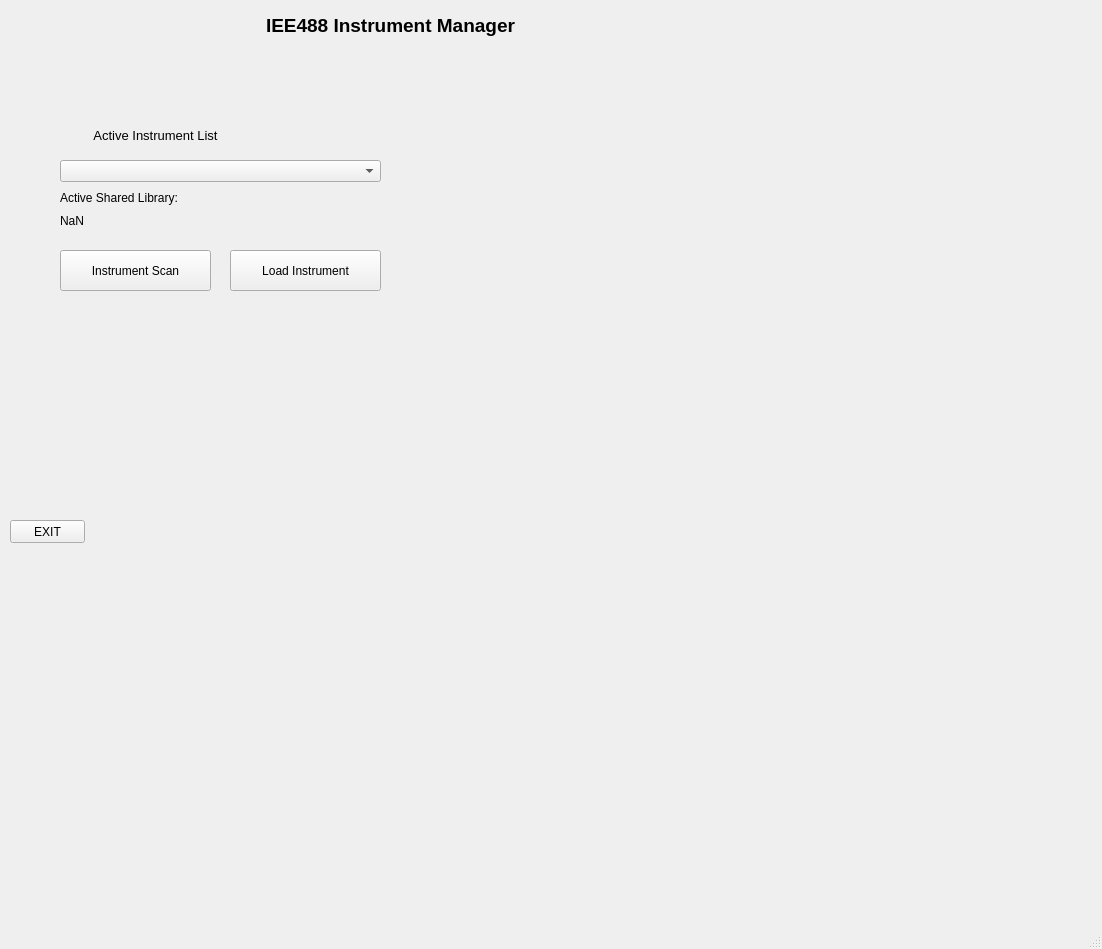
<?xml version="1.0" encoding="UTF-8"?>
<ui version="4.0">
 <class>IEEE488InstrumentManager</class>
 <widget class="QMainWindow" name="IEEE488InstrumentManager">
  <property name="windowModality">
   <enum>Qt::NonModal</enum>
  </property>
  <property name="geometry">
   <rect>
    <x>0</x>
    <y>0</y>
    <width>1102</width>
    <height>949</height>
   </rect>
  </property>
  <property name="windowTitle">
   <string>IEEE488 Instrument Manager v1.02</string>
  </property>
  <property name="autoFillBackground">
   <bool>false</bool>
  </property>
  <widget class="QWidget" name="centralwidget">
   <widget class="QPushButton" name="ScanButton">
    <property name="geometry">
     <rect>
      <x>60</x>
      <y>250</y>
      <width>151</width>
      <height>41</height>
     </rect>
    </property>
    <property name="text">
     <string>Instrument Scan</string>
    </property>
   </widget>
   <widget class="QPushButton" name="exitButton">
    <property name="geometry">
     <rect>
      <x>10</x>
      <y>520</y>
      <width>75</width>
      <height>23</height>
     </rect>
    </property>
    <property name="text">
     <string>EXIT</string>
    </property>
   </widget>
   <widget class="QLabel" name="instrumentTableLabel">
    <property name="geometry">
     <rect>
      <x>50</x>
      <y>120</y>
      <width>211</width>
      <height>31</height>
     </rect>
    </property>
    <property name="text">
     <string>&lt;html&gt;&lt;head/&gt;&lt;body&gt;&lt;p align=&quot;center&quot;&gt;&lt;span style=&quot; font-size:10pt;&quot;&gt;Active Instrument List&lt;/span&gt;&lt;/p&gt;&lt;/body&gt;&lt;/html&gt;</string>
    </property>
   </widget>
   <widget class="QLabel" name="shared_visa_lib_label">
    <property name="geometry">
     <rect>
      <x>60</x>
      <y>210</y>
      <width>671</width>
      <height>21</height>
     </rect>
    </property>
    <property name="text">
     <string>NaN</string>
    </property>
   </widget>
   <widget class="QLabel" name="title_label">
    <property name="geometry">
     <rect>
      <x>20</x>
      <y>10</y>
      <width>741</width>
      <height>31</height>
     </rect>
    </property>
    <property name="font">
     <font>
      <pointsize>14</pointsize>
      <weight>75</weight>
      <bold>true</bold>
     </font>
    </property>
    <property name="text">
     <string>&lt;html&gt;&lt;head/&gt;&lt;body&gt;&lt;p align=&quot;center&quot;&gt;IEE488 Instrument Manager&lt;/p&gt;&lt;/body&gt;&lt;/html&gt;</string>
    </property>
   </widget>
   <widget class="QPushButton" name="loadInstrumentButton">
    <property name="geometry">
     <rect>
      <x>230</x>
      <y>250</y>
      <width>151</width>
      <height>41</height>
     </rect>
    </property>
    <property name="text">
     <string>Load Instrument</string>
    </property>
   </widget>
   <widget class="QLabel" name="sharedLibraryLabel">
    <property name="geometry">
     <rect>
      <x>60</x>
      <y>190</y>
      <width>181</width>
      <height>16</height>
     </rect>
    </property>
    <property name="text">
     <string>Active Shared Library:</string>
    </property>
   </widget>
   <widget class="QLabel" name="logo_label">
    <property name="geometry">
     <rect>
      <x>20</x>
      <y>10</y>
      <width>91</width>
      <height>91</height>
     </rect>
    </property>
    <property name="text">
     <string/>
    </property>
    <property name="pixmap">
     <pixmap>idewerkslogo6 copy.png</pixmap>
    </property>
    <property name="scaledContents">
     <bool>true</bool>
    </property>
   </widget>
   <widget class="QComboBox" name="instrumentcomboBox">
    <property name="geometry">
     <rect>
      <x>60</x>
      <y>160</y>
      <width>321</width>
      <height>22</height>
     </rect>
    </property>
   </widget>
  </widget>
  <widget class="QMenuBar" name="menubar">
   <property name="geometry">
    <rect>
     <x>0</x>
     <y>0</y>
     <width>1102</width>
     <height>22</height>
    </rect>
   </property>
  </widget>
  <widget class="QStatusBar" name="statusbar"/>
 </widget>
 <resources/>
 <connections/>
</ui>
